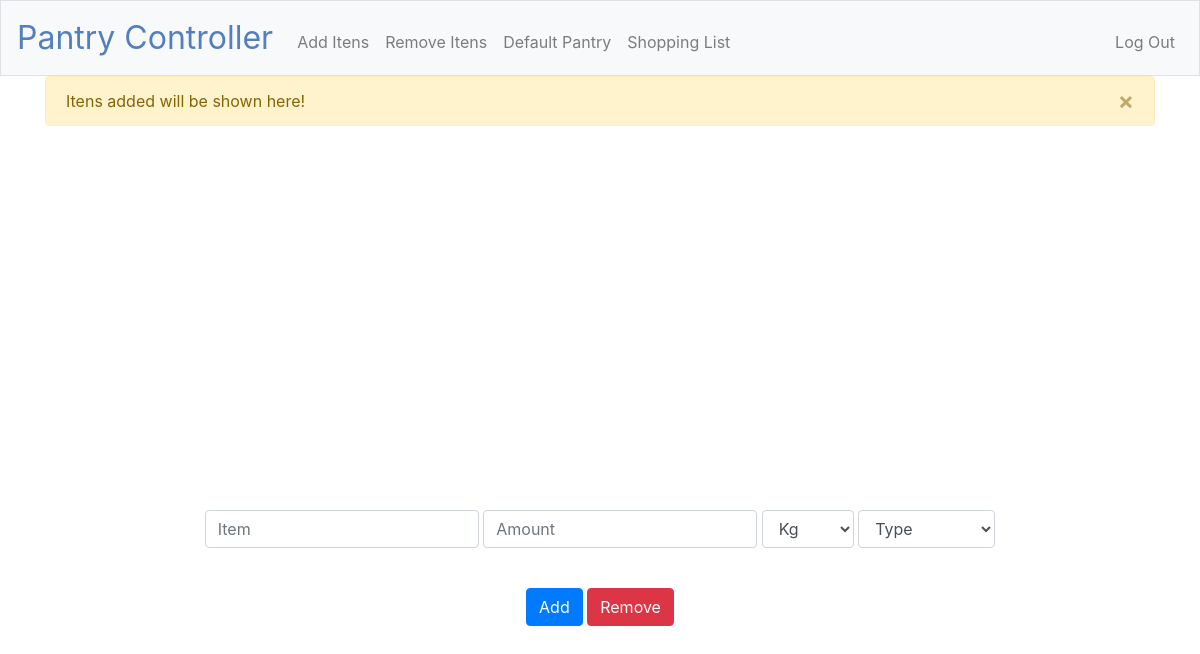
/default (signed in), run on an earlier commit of the app's database.
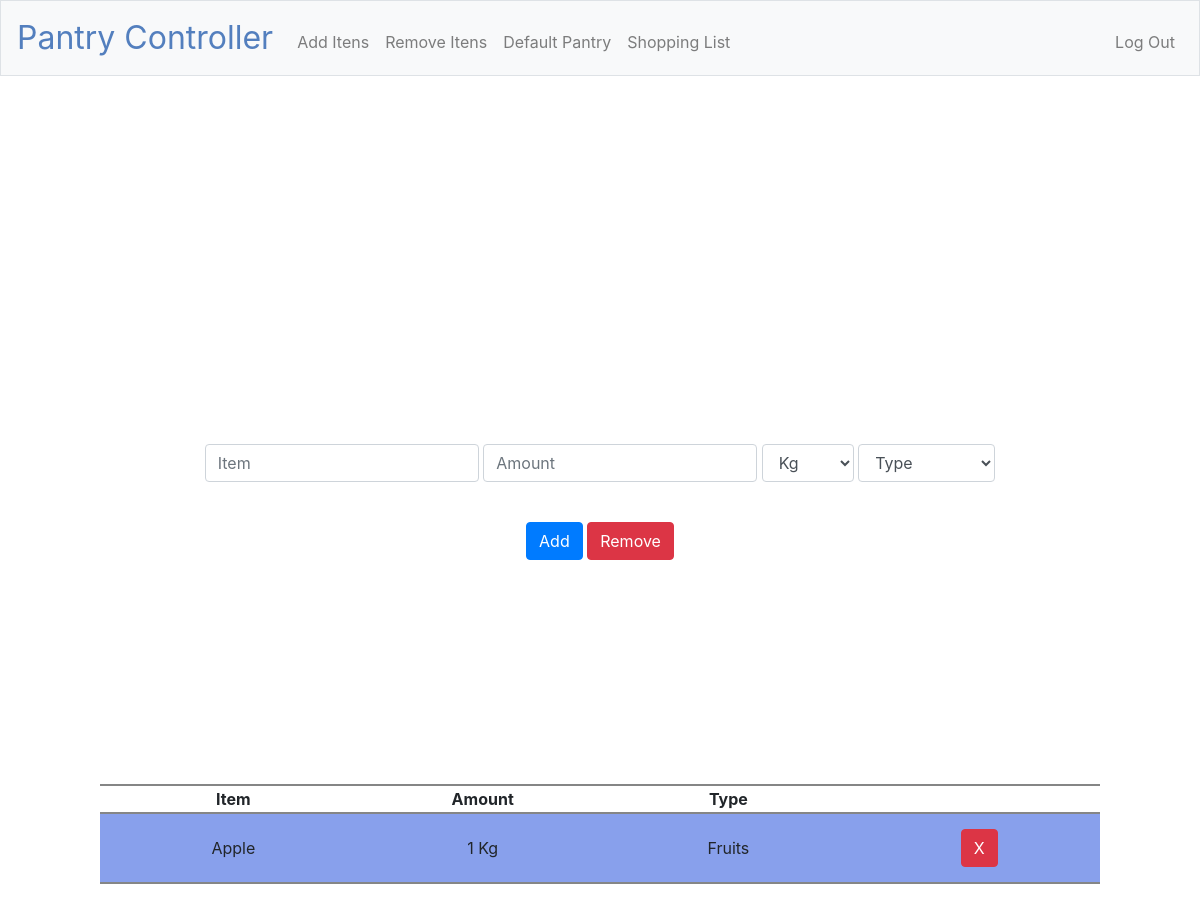
And on a later commit of the database.
### tables this page shows
CREATE TABLE "default_pantry" ('user_id' integer NOT NULL, 'item' text NOT NULL, 'amount' integer NOT NULL, 'unit' text NOT NULL, 'type' text);

### application.py (the view)
@app.route("/default", methods=["GET", "POST"])
@login_required
def default():
    if request.method == "POST":
        if not request.form.get("item"):
            flash("must add the item's name", "warning")
            return redirect(request.url)
        if not request.form.get("amount"):
            flash("must add an amount", "warning")
            return redirect(request.url)
        if not request.form.get("type"):
            flash("Select a valid type", "warning")
            return redirect(request.url)
        amount = request.form.get("amount")
        try:
            float(amount)
        except:
            flash("amount must be a number", "warning")
            return redirect(request.url)
        user = db.execute("SELECT item, amount FROM default_pantry WHERE user_id=? AND item=? AND type=? AND unit=?", session["user_id"], request.form.get("item").upper(), request.form.get("type"), request.form.get("unit"))
        if request.form["action"] == "add":
            if len(user) < 1:
                db.execute("INSERT INTO default_pantry (user_id ,item, amount, unit, type) VALUES(?, ?, ?, ?, ?)", session["user_id"], request.form.get("item").upper(), request.form.get("amount"), request.form.get("unit"), request.form.get("type"))
                flash("item added to default pantry!", "success")
                return redirect(request.url)
            else:
                print(user)
                db.execute("UPDATE default_pantry SET amount=? WHERE item=? AND user_id=? AND type=? AND unit=?", (user[0]["amount"] + float(request.form.get("amount"))), request.form.get("item").upper(), session["user_id"], request.form.get("type"), request.form.get("unit"))
                flash("item added to default pantry!", "success")
                return redirect(request.url)
        elif request.form["action"] == "x":
            if len(user) < 1 or int(request.form.get("amount")) > user[0]["amount"]:
                flash("you don't have enough of this item", "warning")
                return redirect(request.url)
            else:
                if (int(request.form.get("amount")) - user[0]["amount"]) == 0:
                    db.execute("DELETE FROM default_pantry WHERE user_id=? AND item=? AND type=? AND unit=?", session["user_id"], request.form.get("item").upper(), request.form.get("type"), request.form.get("unit"))
                else:
                    db.execute("UPDATE default_pantry SET amount=? WHERE user_id=? AND item=? AND type=? AND unit=?", (user[0]["amount"] - float(request.form.get("amount"))), session["user_id"], request.form.get("item").upper(), request.form.get("type"), request.form.get("unit"))
                flash("item removed from pantry!", "success")
                return redirect(request.url)
    else:
        storage = db.execute("SELECT item, amount, unit, type FROM default_pantry WHERE user_id=?", session["user_id"])
        if len(storage) < 1:
            flash("Itens added will be shown here!", "warning")
            return render_template("default.html", storage="")
        else:
            for item in storage:
                item["item"] = item["item"].title()
            return render_template("default.html", storage=storage)

### application.py (called while the page is built)
@app.after_request
def after_request(response):
    response.headers["Cache-Control"] = "no-cache, no-store, must-revalidate"
    response.headers["Expires"] = 0
    response.headers["Pragma"] = "no-cache"
    return response

### helpers.py (called while the page is built)
def login_required(f):
    @wraps(f)
    def decorated_function(*args, **kwargs):
        if session.get("user_id") is None:
            return redirect("/login")
        return f(*args, **kwargs)
    return decorated_function

### templates/default.html (shortened to what this page needs)
{% extends "layout.html" %}
{% block main %}
    <div class="container-fluid">
        <div class="row justify-content-center" id="spacer">
            <form action="/default" method="post">
                    <input autocomplete="off" autofocus class="form-control" name="item" placeholder="Item" type="text">
                    <input autocomplete="off"  class="form-control" name="amount" placeholder="Amount" type="text">
                    <select name="unit" class="form-control" id="sel1">
                        <option>Kg</option>
                    </select>
                    <select name="type" class="form-control" id="sel1">
                        <option value="" selected disabled>Type</option>
                    </select>
                    <div id="buttons">
                        <button class="btn btn-primary" name="action" id="add" value="add" type="submit">Add</button>
                        <button class="btn btn-danger" name="action" id="x" value="x" type="submit">Remove</button>
                    </div>
            </form>
        </div>
        {% if storage != ""%}
            <div id="index_table" class="row justify-content-center">
                <table>
                    <tr>
                        <th>Item</th>
                        <th>Amount</th>
                        <th>Type</th>
                        <th>    </th>
                    </tr>
                    <tr id="test">
                        {% for row in storage %}
                            <tr>
                                <td>{{row.item}}</td>
                                <td>{{row.amount}} {{row.unit}}</td>
                                <td>{{row.type}}</td>
                                <td>
                                    <button class="btn btn-danger" id="{{row.item}} {{row.unit}} {{row.type}}" type="submit">X</button>
                                </td>
                            </tr>
                        {% endfor %}
                    </tr>
                </table>
            </div>
        {% endif %}
    </div>
{% endblock %}

What changed in the data, as far as the page shows it:
added default_pantry: item "Apple", amount "1", unit "Kg", type "Fruits"
Also different on the page:
text now shown: "Item Amount Type"
list line gone: "Itens added will be shown here! ×"
